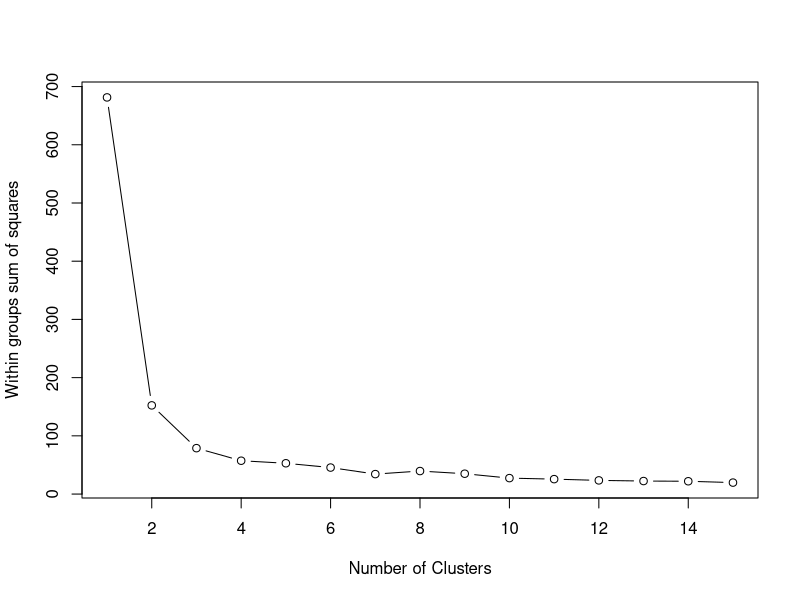
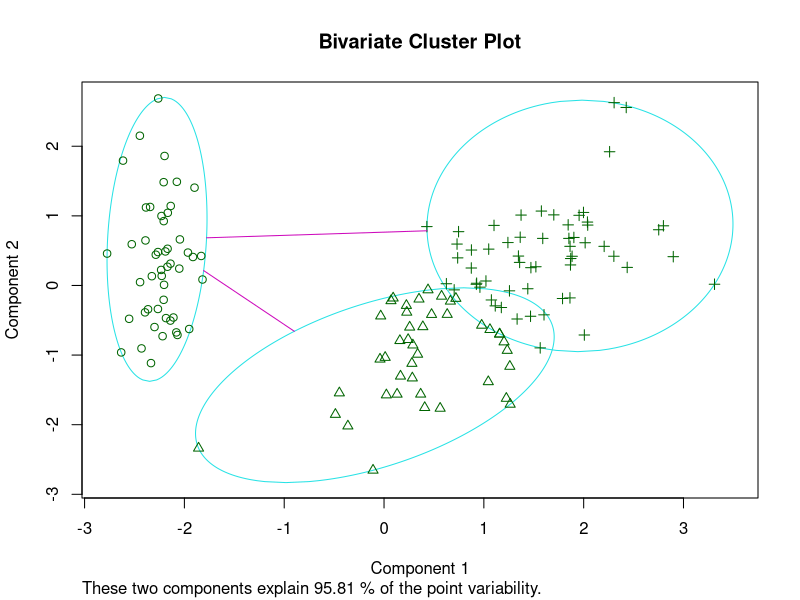

Here is the R script that generated these plots, in order:
# Choosing K


# OutL2 is the dataset we are working with
iris
summary(iris)
df = iris[-5]
head(df)
# We take the first iteration
wss <- sum(kmeans(df,centers=1)$withinss)
wss

k1 = kmeans(df,3)
k1

k1$withinss  # k=3
k1$tot.withinss  # sum for all k
#tot.withinss = sum(withinss)
(tot.withinss = sum(k1$withinss))

k1$betweenss #1-2, 1-3, 2-3
k1$tot.withinss #as above
k1$totss #
#totss = tot.withinss + betweenss
(totss = k1$tot.withinss + k1$betweenss)


k1$size
k1$iter
k1$centers


# We take iteration 2 to 15
for (i in 2:15) wss[i] <- sum(kmeans(df,centers=i)$withinss)
wss

# We plot the 15 withinss values. One for each k
plot(1:15, wss, type="b", xlab="Number of Clusters",ylab="Within groups sum of squares")


library(cluster)
set.seed(1234)
fit.pam2 = pam(df, k=3, stand=TRUE)
fit.pam2$medoids
clusplot(fit.pam2, main='Bivariate Cluster Plot')
#plot of 1st two PC derived from PCA
summary(fit.pam2)
names(fit.pam2)
